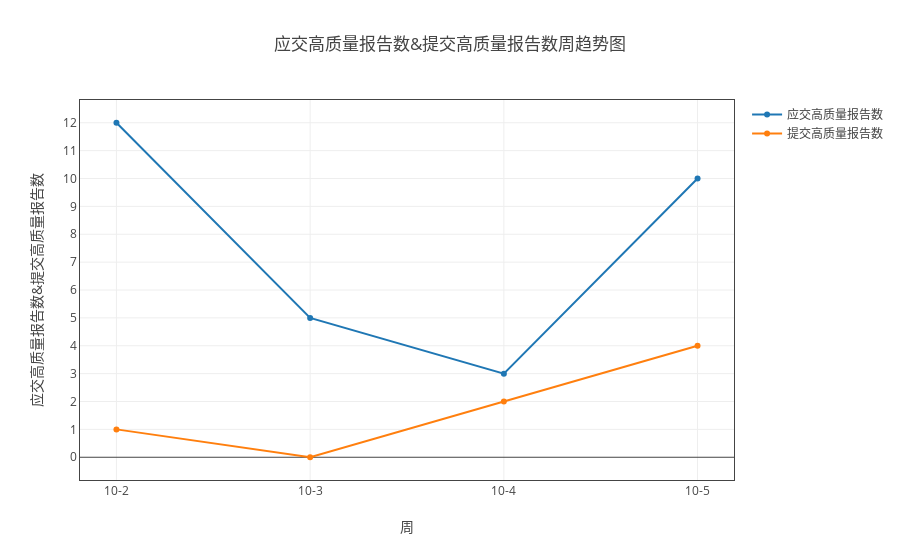

This figure's notebook cell:
### Markdown cell above
#### 应交高质量报告数和提交高质量报告数

### Code cell
ss=myModule.format(all_dict ,"日期" ,['应交高质量报告数','提交高质量报告数'])
tt = myModule.myPlot(ss.groupby('sum'))
tt.plot('line')

### Figure 1 — Plotly figure (JSON) as saved in the notebook; plotly's stock layout.template omitted (floating-point values rounded to 4 significant figures)
{"data": [{"name": "应交高质量报告数", "type": "scatter", "uid": "fb0d12c4-e18b-11e8-8ddb-a41f72875c19", "x": ["10-2", "10-3", "10-4", "10-5"], "y": [12, 5, 3, 10]}, {"name": "提交高质量报告数", "type": "scatter", "uid": "fb0d12c5-e18b-11e8-8ddb-a41f72875c19", "x": ["10-2", "10-3", "10-4", "10-5"], "y": [1, 0, 2, 4]}], "layout": {"title": "应交高质量报告数&提交高质量报告数周趋势图", "xaxis": {"mirror": "all", "nticks": 20, "showgrid": true, "showline": true, "title": "周", "type": "category", "zeroline": true}, "yaxis": {"mirror": "all", "nticks": 20, "showgrid": true, "showline": true, "title": "应交高质量报告数&提交高质量报告数", "zeroline": true}}}
